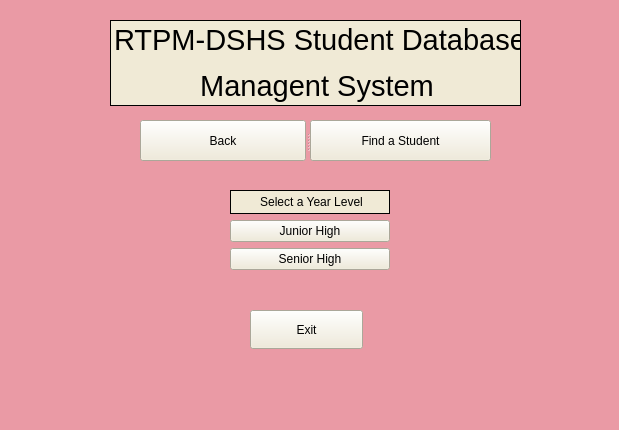
<?xml version="1.0" encoding="UTF-8"?>
<ui version="4.0">
 <class>MainWindow2</class>
 <widget class="QMainWindow" name="MainWindow2">
  <property name="geometry">
   <rect>
    <x>0</x>
    <y>0</y>
    <width>619</width>
    <height>430</height>
   </rect>
  </property>
  <property name="windowTitle">
   <string>Inventory System</string>
  </property>
  <property name="styleSheet">
   <string notr="true">background-color: rgb(234, 154, 165);</string>
  </property>
  <widget class="QWidget" name="centralwidget">
   <widget class="QWidget" name="verticalLayoutWidget">
    <property name="geometry">
     <rect>
      <x>110</x>
      <y>20</y>
      <width>411</width>
      <height>86</height>
     </rect>
    </property>
    <layout class="QVBoxLayout" name="verticalLayout">
     <item>
      <widget class="QLabel" name="main_label">
       <property name="font">
        <font>
         <weight>50</weight>
         <bold>false</bold>
         <strikeout>false</strikeout>
        </font>
       </property>
       <property name="styleSheet">
        <string notr="true">background-color: rgb(240,234,214);
border: 1px solid black
</string>
       </property>
       <property name="text">
        <string>&lt;html&gt;&lt;head/&gt;&lt;body&gt;&lt;p align=&quot;center&quot;&gt;&lt;span style=&quot; font-size:22pt;&quot;&gt;RTPM-DSHS Student Database&lt;/span&gt;&lt;/p&gt;&lt;p align=&quot;center&quot;&gt;&lt;span style=&quot; font-size:22pt;&quot;&gt;Managent System&lt;/span&gt;&lt;/p&gt;&lt;/body&gt;&lt;/html&gt;</string>
       </property>
       <property name="margin">
        <number>0</number>
       </property>
      </widget>
     </item>
    </layout>
   </widget>
   <widget class="QWidget" name="horizontalLayoutWidget">
    <property name="geometry">
     <rect>
      <x>140</x>
      <y>120</y>
      <width>351</width>
      <height>41</height>
     </rect>
    </property>
    <layout class="QHBoxLayout" name="horizontalLayout">
     <item>
      <widget class="QSplitter" name="splitter">
       <property name="orientation">
        <enum>Qt::Horizontal</enum>
       </property>
       <widget class="QPushButton" name="pushButton">
        <property name="styleSheet">
         <string notr="true">background-color: rgb(240,234,214)
</string>
        </property>
        <property name="text">
         <string>Back</string>
        </property>
       </widget>
       <widget class="QPushButton" name="pushButton_4">
        <property name="styleSheet">
         <string notr="true">background-color: rgb(240,234,214)
</string>
        </property>
        <property name="text">
         <string>Find a Student</string>
        </property>
       </widget>
      </widget>
     </item>
    </layout>
   </widget>
   <widget class="QPushButton" name="pushButton_2">
    <property name="geometry">
     <rect>
      <x>250</x>
      <y>310</y>
      <width>113</width>
      <height>39</height>
     </rect>
    </property>
    <property name="styleSheet">
     <string notr="true">background-color: rgb(240,234,214)
</string>
    </property>
    <property name="text">
     <string>Exit</string>
    </property>
   </widget>
   <widget class="QWidget" name="verticalLayoutWidget_2">
    <property name="geometry">
     <rect>
      <x>230</x>
      <y>190</y>
      <width>160</width>
      <height>80</height>
     </rect>
    </property>
    <layout class="QVBoxLayout" name="verticalLayout_2">
     <item>
      <widget class="QLabel" name="main_label_2">
       <property name="font">
        <font>
         <weight>50</weight>
         <bold>false</bold>
         <strikeout>false</strikeout>
        </font>
       </property>
       <property name="styleSheet">
        <string notr="true">background-color: rgb(240,234,214);
border: 1px solid black</string>
       </property>
       <property name="text">
        <string>&lt;html&gt;&lt;head/&gt;&lt;body&gt;&lt;p align=&quot;center&quot;&gt;Select a Year Level&lt;/p&gt;&lt;/body&gt;&lt;/html&gt;</string>
       </property>
       <property name="margin">
        <number>0</number>
       </property>
      </widget>
     </item>
     <item>
      <widget class="QPushButton" name="pushButton_3">
       <property name="styleSheet">
        <string notr="true">background-color: rgb(240,234,214)
</string>
       </property>
       <property name="text">
        <string>Junior High</string>
       </property>
      </widget>
     </item>
     <item>
      <widget class="QPushButton" name="pushButton_6">
       <property name="styleSheet">
        <string notr="true">background-color: rgb(240,234,214)
</string>
       </property>
       <property name="text">
        <string>Senior High</string>
       </property>
      </widget>
     </item>
    </layout>
   </widget>
  </widget>
  <widget class="QStatusBar" name="statusbar"/>
 </widget>
 <resources/>
 <connections/>
</ui>
